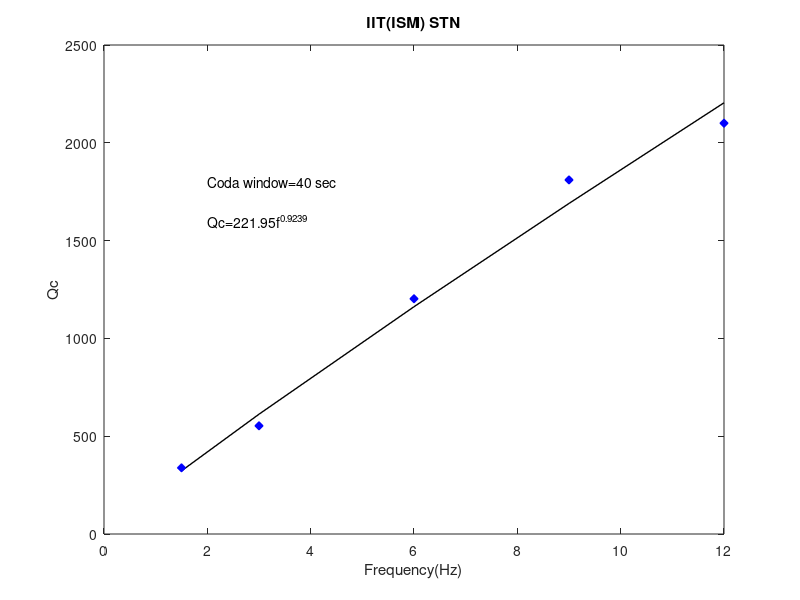
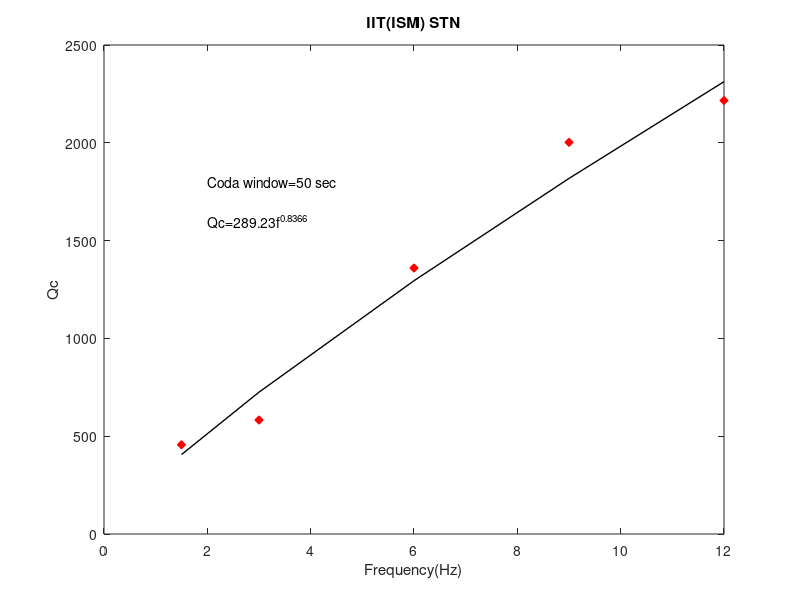
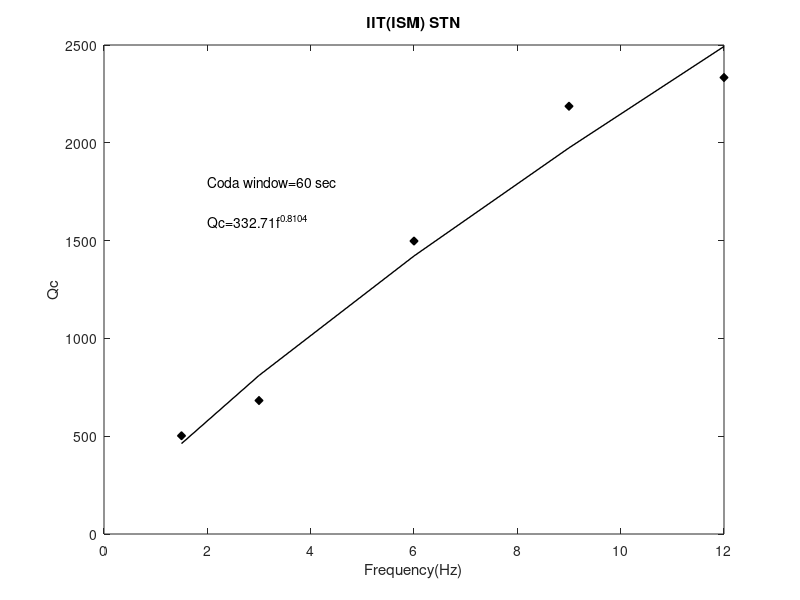
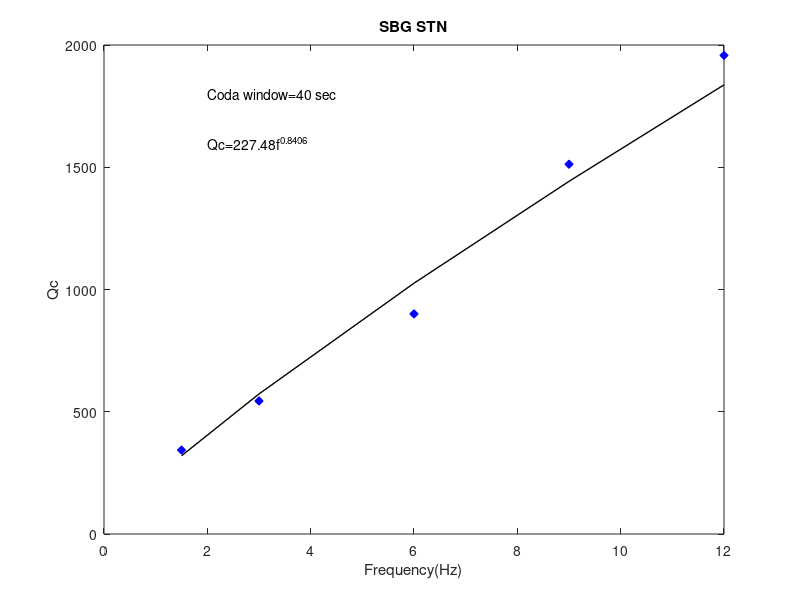

MATLAB code to generate these figures, in order: (Note: this script raises an error after producing the figures.)
% CODA-Qc MODEL 
% Using Single backscattering model and derived results
% 1. QC MODEL 2. EXTICTION DISTANCE (Le) 3. ANELASTIC ATTENUATION (gamma)
% 4. GROUND ACC. (A/A0)  5. COMPARISON OF 1/Q TO 
%%%%%%%%%%%%%%%%%%%%%%%%%%%%%%%%%%%%%%%%%%%%%%%%%%%%%%%%%%%%%%%%%%%%%%%%%%%
% INPUTS-:f,qc

% OUTPUTS-:
%%%%%%%%%%%%%%%%%%%%%%%%%%%%%%%%%%%%%%%%%%%%%%%%%%%%%%%%%%%%%%%%%%%%%%%%%%%
% by RASHID SHAMS (JUNE-2021), IIT(ISM)
%%%%%%%%%%%%%%%%%%%%%%%%%%%%%%%%%%%%%%%%%%%%%%%%%%%%%%%%%%%%%%%%%%%%%%%%%%%
%% Qc MODEL 
f=[1.5 3 6 9 12]';

% for ISM STN
% LAPSE TIME=40 SEC
q_ism40=[338.226 553.274 1202.83 1810.33 2100]';
q_ism50=[456.17 582.55 1359.67 2002.23 2216.34]';
q_ism60=[502.12 682.44 1497.65 2186.74 2333.75]';
% Power-law fit Qc=Qo*f^(n)
y_ism40=221.95.*f.^(0.9239);
y_ism50=289.23.*f.^(0.8366);
y_ism60=332.71.*f.^(0.8104);
% plot
f1=figure;
plot(f,y_ism40,'k','linewidth',1);hold on;
plot(f,q_ism40,'db','markerfacecolor','b');text(2,1800,'Coda window=40 sec');
title('IIT(ISM) STN');text(2,1600,'Qc=221.95f^{0.9239}');
xlabel('Frequency(Hz)');ylabel('Qc');set(gcf,'color','w');
f2=figure;
plot(f,y_ism50,'k','linewidth',1);hold on;
plot(f,q_ism50,'dr','markerfacecolor','r');text(2,1800,'Coda window=50 sec');
title('IIT(ISM) STN');text(2,1600,'Qc=289.23f^{0.8366}');
xlabel('Frequency(Hz)');ylabel('Qc');set(gcf,'color','w');
f3=figure;
plot(f,y_ism60,'k','linewidth',1);hold on;
plot(f,q_ism60,'dk','markerfacecolor','k');text(2,1800,'Coda window=60 sec');
title('IIT(ISM) STN');text(2,1600,'Qc=332.71f^{0.8104}');
xlabel('Frequency(Hz)');ylabel('Qc');
set(gcf,'color','w');

% for SBG stn
q_sbg40=[343.486 544.101 900.34 1512.23 1957.419]';
q_sbg50=[394.22 612.83 1111.78 1783.77 2028.56]';
q_sbg60=[475.35 752.41 1232.11 1864.25 2147.10]'; 
% Power-law fit Qc=Qo*f^(n)
y_sbg40=227.48.*f.^(0.8406);
y_sbg50=267.47.*f.^(0.8229);
y_sbg60=342.19.*f.^(0.7432);
% plot
f4=figure;
plot(f,y_sbg40,'k','linewidth',1);hold on;
plot(f,q_sbg40,'db','markerfacecolor','b');text(2,1800,'Coda window=40 sec');
title('SBG STN');text(2,1600,'Qc=227.48f^{0.8406}');
xlabel('Frequency(Hz)');ylabel('Qc');set(gcf,'color','w');
f5=figure;
plot(f,y_sbg50,'k','linewidth',1);hold on;
plot(f,q_sbg50,'dr','markerfacecolor','r');text(2,1800,'Coda window=50 sec');
title('SBG STN');text(2,1600,'Qc=267.47f^{0.8229}');
xlabel('Frequency(Hz)');ylabel('Qc');set(gcf,'color','w');
f6=figure;
plot(f,y_sbg60,'k','linewidth',1);hold on;
plot(f,q_sbg60,'dk','markerfacecolor','k');text(2,1800,'Coda window=60 sec');
title('SBG STN');text(2,1600,'Qc=342.19f^{0.7432}');
xlabel('Frequency(Hz)');ylabel('Qc');set(gcf,'color','w');

% for knti stn
   q_knti40=[333.256 451.01 1209.698 1523.858 1852.565]';
   q_knti50=[386.148 489.365 1456.969 1873.655 2016.34]';
   q_knti60=[452.120 559.440 1597.653 1986.740 2233.750]';
% Power-law fit Qc=Qo*f^(n)
y_knti40=211.29.*f.^(0.8507);
y_knti50=240.61.*f.^(0.7878);
y_knti60=278.11.*f.^(0.7160);   

% for nrs stn
  q_nrs40=[379.335 586.23 1025 1612.23 2057.419]';
  q_nrs50=[458.569 612.83 1211.898 1783.77 2128.56]';
  q_nrs60=[497.998 752.41 1432.11 1864.25 2247.10]';
% Power-law fit Qc=Qo*f^(n)
y_nrs40=253.85.*f.^(0.8242);
y_nrs50=302.88.*f.^(0.7808);
y_nrs60=356.28.*f.^(0.7483);

% for bok stn
  q_bok40=[296.499 456.01 1100.698 1223.858 1652.565]';
  q_bok50=[376.495 519.365 1356.969 1489.655 1893.34]';
  q_bok60=[452.12 569.44 1537.653 1656.74 2059.75]';
% Power-law fit Qc=Qo*f^(n)
y_bok40=202.89.*f.^(0.8492);
y_bok50=252.95.*f.^(0.7951);
y_bok60=301.07.*f.^(0.7200);
  
% for PTWR stn
  q_ptwr40=[312.499 486.01 1200.698 1423.858 1852.565]';
  q_ptwr50=[356.495 572.365 1456.969 1589.655 2093.34]';
  q_ptwr60=[472.12 619.44 1537.653 1656.74 2359.75]';
% Power-law fit Qc=Qo*f^(n)
y_ptwr40=287.33.*f.^(0.8273);
y_ptwr50=333.29.*f.^(0.7679);
y_ptwr60=376.07.*f.^(0.7000);

%% Q mean model

for i=1:length(q_ism40)
    q_mean40(i)=(q_ism40(i)+q_sbg40(i)+q_knti40(i)+q_nrs40(i)+q_bok40(i)+q_ptwr40(i))./6;
    q_mean50(i)=(q_ism50(i)+q_sbg50(i)+q_knti50(i)+q_nrs50(i)+q_bok50(i)+q_ptwr50(i))./6;
    q_mean60(i)=(q_ism60(i)+q_sbg60(i)+q_knti60(i)+q_nrs60(i)+q_bok60(i)+q_ptwr60(i))./6;
    q_mean_all(i)=(q_mean40(i)+q_mean50(i)+q_mean60(i))./3;
end

plot(f,q_mean40,'dr','markerfacecolor','r');hold on;
plot(f,221.25.*f.^(0.8704),'r');hold on;
plot(f,q_mean50,'db','markerfacecolor','b');hold on;
plot(f,267.67.*f.^(0.8399),'b');hold on;
plot(f,q_mean60,'dm','markerfacecolor','m');hold on;
plot(f,324.22.*f.^(0.7892),'m');hold on;
plot(f,q_mean_all,'dk','markerfacecolor','k');hold on;
plot(f,281.09.*f.^(0.7980),'k');hold on;
legend('Coda-window=40sec','Q_c=221.25f^(^0^.^8^7^0^)','Coda-window=50sec','Q_c=267.67f^(^0^.^8^3^9^)','Coda-window=60sec','Q_c=324.22f^(^0^.^7^8^9^)','Mean Q_c Model','Q_c=281.09f^(^0^.^7^9^8^)','location','northwest','fontweight','bold','fontsize',10);
set(gcf,'color','w');
xlabel('Frequency(Hz)','fontweight','bold','fontsize',10);
ylabel('Q_c','fontweight','bold','fontsize',10);

%% Dependency of 'n' on lapse time
lt=[40 50 60];
n_ism=[0.8939 0.8366 0.8104];
n_sbg=[0.8406 0.8229 0.7432];
n_knti=[0.8907 0.8678 0.8560];
n_nrs=[0.8242 0.7808 0.7483];
n_bok=[0.8492 0.7951 0.7200];
n_ptwr=[0.8273 0.7679 0.7000];

plot(lt,n_ism,'-r^','markerfacecolor','r');hold on;
plot(lt,n_sbg,'-b^','markerfacecolor','b');hold on;
plot(lt,n_knti,'-g^','markerfacecolor','g');hold on;
plot(lt,n_nrs,'-m^','markerfacecolor','m');hold on;
plot(lt,n_bok,'-k^','markerfacecolor','k');hold on;
plot(lt,n_ptwr,'-y^','markerfacecolor','y');hold on;
legend('IIT(ISM)','SBG','KNTI','NRS','BOK','PTWR');
xlabel('Lapse Time(or Coda-window)');ylabel('n value');
xticks([40 50 60]);
xticklabels({'40','50','60'})
set(gcf,'color','w');

%% EXTINCTION DISTANCE 
v=3.5; % v is the shear wave velocity for cnp region

% FOR ism stn data
le_ism40=v.*flip(y_ism40)/(2*pi);
le_ism50=v.*flip(y_ism50)/(2*pi);
le_ism60=v.*flip(y_ism60)/(2*pi);
% Plot
f7=figure;
plot(f,le_ism40,'o-b','markerfacecolor','b');hold on;
plot(f,le_ism50,'o-r','markerfacecolor','r');hold on;
plot(f,le_ism60,'o-k','markerfacecolor','k');set(gcf,'color','w');
legend('Lapse time=40s','Lapse Time=50s','Lapse Time=60s');
xlabel('Frequency(Hz)'); ylabel('Extinction Distance(Le)');


% for sbg stn data
le_sbg40=v.*flip(y_sbg40)/(2*pi);
le_sbg50=v.*flip(y_sbg50)/(2*pi);
le_sbg60=v.*flip(y_sbg60)/(2*pi);
% Plot
f8=figure;
plot(f,le_sbg40,'o-b','markerfacecolor','b');hold on;
plot(f,le_sbg50,'o-r','markerfacecolor','r');hold on;
plot(f,le_sbg60,'o-k','markerfacecolor','k');set(gcf,'color','w');
legend('Lapse time=40s','Lapse Time=50s','Lapse Time=60s');
xlabel('Frequency(Hz)'); ylabel('Extinction Distance(Le)');


%% ANEALSTIC ATTENUATION 
v=3.5;
% for ism data
for i=1:length(f)
    gamma_ism40(i)=pi*f(i)*v/(y_ism40(i));
    gamma_ism50(i)=pi*f(i)*v/(y_ism50(i));
    gamma_ism60(i)=pi*f(i)*v/(y_ism60(i));
end

% for sbg data
for i=1:length(f)
    gamma_sbg40(i)=pi*f(i)*v/(y_sbg40(i));
    gamma_sbg50(i)=pi*f(i)*v/(y_sbg50(i));
    gamma_sbg60(i)=pi*f(i)*v/(y_sbg60(i));
end

tiledlayout(2,1);
ax1=nexttile;
plot(ax1,f,gamma_ism40,'s-r','markerfacecolor','r');hold on;
plot(ax1,f,gamma_ism50,'s-b','markerfacecolor','b');hold on;
plot(ax1,f,gamma_ism60,'s-m','markerfacecolor','m');set(gcf,'color','w');
legend('Lapse time=40s','Lapse Time=50s','Lapse Time=60s','location','northwest');
xlabel('Central Frequency(Hz)');ylabel('Anelastic Attenuation');

ax2=nexttile;
plot(ax2,f,gamma_sbg40,'s-r','markerfacecolor','r');hold on;
plot(ax2,f,gamma_sbg50,'s-b','markerfacecolor','b');hold on;
plot(ax2,f,gamma_sbg60,'s-m','markerfacecolor','m');set(gcf,'color','w');
legend('Lapse time=40s','Lapse Time=50s','Lapse Time=60s','location','northwest');
xlabel('Central Frequency(Hz)');ylabel('Anelastic Attenuation');

%% GROUND ACC.
v=3.5;
x=[10 30 50 70 100 200 300];

% for ism stn data
for i=1:length(x)
    alpha40(i)=pi*1/(221.95.*1.^(0.9239)*v);
    acc_ism40(i)=exp(-(alpha40(i)*x(i)));
    alpha50(i)=pi*1/(289.23.*1.^(0.8366)*v);
    acc_ism50(i)=exp(-(alpha50(i)*x(i)));
    alpha60(i)=pi*1/(332.71.*1.^(0.8104)*v);
    acc_ism60(i)=exp(-(alpha60(i)*x(i)));
end

% for sbg stn data

for i=1:length(x)
    alpha40(i)=pi*1/(227.48.*1.^(0.8406)*v);
    acc_sbg40(i)=exp(-(alpha40(i)*x(i)));
     alpha50(i)=pi*1/(267.47.*1.^(0.8229)*v);
    acc_sbg50(i)=exp(-(alpha50(i)*x(i)));
     alpha60(i)=pi*1/(342.19.*1.^(0.7432)*v);
    acc_sbg60(i)=exp(-(alpha60(i)*x(i)));
end

% for knti stn data

for i=1:length(x)
    alpha40(i)=pi*1/(211.29.*1.^(0.8907)*v);
    acc_knti40(i)=exp(-(alpha40(i)*x(i)));
     alpha50(i)=pi*1/(240.61.*1.^(0.8678)*v);
    acc_knti50(i)=exp(-(alpha50(i)*x(i)));
     alpha60(i)=pi*1/(278.11.*1.^(0.8560)*v);
    acc_knti60(i)=exp(-(alpha60(i)*x(i)));
end

% for nrs stn data

for i=1:length(x)
    alpha40(i)=pi*1/(253.85.*1.^(0.8242)*v);
    acc_nrs40(i)=exp(-(alpha40(i)*x(i)));
     alpha50(i)=pi*1/(302.88.*1.^(0.7808)*v);
    acc_nrs50(i)=exp(-(alpha50(i)*x(i)));
     alpha60(i)=pi*1/(356.28.*1.^(0.7483)*v);
    acc_nrs60(i)=exp(-(alpha60(i)*x(i)));
end

% for bok stn data

for i=1:length(x)
    alpha40(i)=pi*1/(202.89.*1.^(0.8492)*v);
    acc_bok40(i)=exp(-(alpha40(i)*x(i)));
     alpha50(i)=pi*1/(252.95.*1.^(0.7951)*v);
    acc_bok50(i)=exp(-(alpha50(i)*x(i)));
     alpha60(i)=pi*1/(301.07.*1.^(0.72)*v);
    acc_bok60(i)=exp(-(alpha60(i)*x(i)));
end

% for ptwr stn data

for i=1:length(x)
    alpha40(i)=pi*1/(287.33.*1.^(0.8273)*v);
    acc_ptwr40(i)=exp(-(alpha40(i)*x(i)));
     alpha50(i)=pi*1/(333.29.*1.^(0.7679)*v);
    acc_ptwr50(i)=exp(-(alpha50(i)*x(i)));
     alpha60(i)=pi*1/(376.07.*1.^(0.70)*v);
    acc_ptwr60(i)=exp(-(alpha60(i)*x(i)));
end

subplot(3, 4, [1 2])
plot(x,acc_ism40,'o-r','markerfacecolor','r');hold on;
plot(x,acc_ism50,'o-b','markerfacecolor','b');hold on;
plot(x,acc_ism60,'o-m','markerfacecolor','m');
set(gcf,'color','w');text(100,1,'IIT(ISM)');
xlabel('Distance (Km)');ylabel('A/A_o in g');
legend('Lapse time=40s','Lapse Time=50s','Lapse Time=60s');

subplot(3, 4, [3 4])
plot(x,acc_sbg40,'o-r','markerfacecolor','r');hold on;
plot(x,acc_sbg50,'o-b','markerfacecolor','b');hold on;
plot(x,acc_sbg60,'o-m','markerfacecolor','m');
set(gcf,'color','w');text(100,1,'SBG');
xlabel('Distance (Km)');
legend('Lapse time=40s','Lapse Time=50s','Lapse Time=60s');

subplot(3, 4, [5 6])
plot(x,acc_knti40,'o-r','markerfacecolor','r');hold on;
plot(x,acc_knti50,'o-b','markerfacecolor','b');hold on;
plot(x,acc_knti60,'o-m','markerfacecolor','m');
set(gcf,'color','w');text(100,1,'KNTI');
xlabel('Distance (Km)');ylabel('A/A_o in g');
legend('Lapse time=40s','Lapse Time=50s','Lapse Time=60s');

subplot(3, 4, [7 8])
plot(x,acc_nrs40,'o-r','markerfacecolor','r');hold on;
plot(x,acc_nrs50,'o-b','markerfacecolor','b');hold on;
plot(x,acc_nrs60,'o-m','markerfacecolor','m');
set(gcf,'color','w');text(100,1,'NRS');
xlabel('Distance (Km)');
legend('Lapse time=40s','Lapse Time=50s','Lapse Time=60s');

subplot(3, 4, [9 10])
plot(x,acc_bok40,'o-r','markerfacecolor','r');hold on;
plot(x,acc_bok50,'o-b','markerfacecolor','b');hold on;
plot(x,acc_bok60,'o-m','markerfacecolor','m');
set(gcf,'color','w');text(100,1,'BOK');
xlabel('Distance (Km)');ylabel('A/A_o in g');
legend('Lapse time=40s','Lapse Time=50s','Lapse Time=60s');

subplot(3, 4, [11 12])
plot(x,acc_bok40,'o-r','markerfacecolor','r');hold on;
plot(x,acc_bok50,'o-b','markerfacecolor','b');hold on;
plot(x,acc_bok60,'o-m','markerfacecolor','m');
set(gcf,'color','w');text(100,1,'PTWR');
xlabel('Distance (Km)');
legend('Lapse time=40s','Lapse Time=50s','Lapse Time=60s');



%% calculation of A/A0 peak normalized amplitude at grid points

% Calculation of distance from stn to all grif points
v=3.8;
for i =1:length(lat)
    x(i)=deg2km(distance(lat(i),long(i),25.2381,87.6454));
end 
x=x';
% Calculation of A/A0 for each grid pt.

% for ism stn
%alpha40=pi*1/(221.95.*1.^(0.9239)*v);
%alpha50=pi*1/(289.23.*1.^(0.8366)*v);
%alpha60=pi*1/(332.71.*1.^(0.8104)*v);
% for sbg data
alpha40=pi*1/(227.48.*1.^(0.8406)*v);
alpha50=pi*1/(267.47.*1.^(0.8229)*v);
alpha60=pi*1/(342.19.*1.^(0.7432)*v);

for i=1:length(x)
    amp40(i)=exp(-(alpha40*x(i)));
    amp50(i)=exp(-(alpha50*x(i)));
    amp60(i)=exp(-(alpha60*x(i)));
end

%%

subplot(3, 4, [1 2])
plot(f,q_ism40,'dr','markerfacecolor','r'); hold on;
plot(f,y_ism40,'k');hold on;
plot(f,q_ism50,'db','markerfacecolor','b');hold on; 
plot(f,y_ism50,'k');hold on;
plot(f,q_sbg60,'dm','markerfacecolor','m'); hold on;
plot(f,y_sbg60,'k');
xlabel('Central Frequency(f_c)');ylabel('Q_c value');
legend('Coda Window=40s');

subplot(3, 4, [3 4])
plot(f,q_sbg40,'dr','markerfacecolor','r');hold on; 
plot(f,y_sbg40,'k');hold on;
plot(f,q_sbg50,'db','markerfacecolor','b');hold on; 
plot(f,y_sbg50,'k');hold on;
plot(f,q_sbg60,'dm','markerfacecolor','m'); hold on;
plot(f,y_sbg60,'k');
xlabel('Central Frequency(f_c)');legend('Coda Window=50s');

subplot(3, 4, [5 6])
plot(f,q_knti40,'dr','markerfacecolor','r'); hold on;
plot(f,y_knti40,'k');hold on;
plot(f,q_knti50,'db','markerfacecolor','b'); hold on;
plot(f,y_knti50,'k');hold on;
plot(f,q_knti60,'dm','markerfacecolor','m'); hold on;
plot(f,y_knti60,'k');hold on;
xlabel('Central Frequency(f_c)');ylabel('Q_c value');legend('Coda Window=60s');

subplot(3, 4, [7 8])
plot(f,q_nrs40,'dr','markerfacecolor','r'); hold on;
plot(f,y_nrs40,'k');hold on;
plot(f,q_nrs50,'db','markerfacecolor','b'); hold on;
plot(f,y_nrs50,'k');hold on;
plot(f,q_nrs60,'dm','markerfacecolor','m'); hold on;
plot(f,y_nrs60,'k');hold on;
xlabel('Central Frequency(f_c)');ylabel('Q_c value');legend('Coda Window=60s');

subplot(3, 4, [9 10])
plot(f,q_bok40,'dr','markerfacecolor','r'); hold on;
plot(f,y_bok40,'k');hold on;
plot(f,q_bok50,'db','markerfacecolor','b'); hold on;
plot(f,y_bok50,'k');hold on;
plot(f,q_bok60,'dm','markerfacecolor','m'); hold on;
plot(f,y_bok60,'k');hold on;
xlabel('Central Frequency(f_c)');ylabel('Q_c value');legend('Coda Window=60s');


subplot(3, 4, [11 12])
plot(f,q_ptwr40,'dr','markerfacecolor','r'); hold on;
plot(f,y_ptwr40,'k');hold on;
plot(f,q_ptwr50,'db','markerfacecolor','b'); hold on;
plot(f,y_ptwr50,'k');hold on;
plot(f,q_ptwr60,'dm','markerfacecolor','m'); hold on;
plot(f,y_ptwr60,'k');hold on;
xlabel('Central Frequency(f_c)');ylabel('Q_c value');legend('Coda Window=60s');

set(gcf,'color','w');
 
 %% comparison of Qc values
 f=[1.5,3,6,9,12];
 
 % INDIAN REGIONS
 % ECNP
 qc1=280.09.*f.^(0.80);
 % INDIAN SHIELD
 qc2=800.*f.^(0.42);
 %kachchh
 qc3=194.*f.^(0.9);
 % Jabalpur region
 qc4=339.*f.^(0.73);
 % northeast
 qc5=86.*f.^(1.02);
 %nw himalayas
 qc6=158.*f.^(1.05);
 % central india
 qc7=332.*f.^(0.59);
 
 % FOREIGN REGIONS
 % canadian shield
 qc8=900.*f.^(0.2);
 % Eastern canada
 qc9=1100.*f.^(0.19);
 % eastern us 
 qc10=800.*f.^(0.32);
 % central iran
 qc11=53.*f.^(1.02);
 % Dead sea
 qc12=65.*f.^(1.05);
 % Fruili,Italy
 qc13=80.*f.^(1.1);
 
 figure;
 plot(f,qc1,'-*k',f,qc2,'-kd',f,qc3,'-ys',f,qc4,'-+b',f,qc5,'-.+m',f,qc6,'-.*g',f,qc7,'-bd','linewidth',1);hold on;
 plot(f,qc8,'-+k',f,qc9,'-rd',f,qc10,'-gs',f,qc11,'-*b',f,qc12,'-+m',f,qc13,'-+c','linewidth',1);
% set(gca, 'YScale', 'log');
% set(gca, 'XScale', 'log');
 
 set(gcf,'color','w');
 
 h=legend('Present study','Indian Sheild(Singh et al.(2004))','Kachchh(Biswas et al.(2014)','Jabalpur Region(Singh et al.(1999)','North-East India(Gupta and Kumar(2002))','N-W Himalayas(Kumar et al. (2005))','Central India(Mandal et al. (2013))','Canadian Shield(Hasegawa (1985))','Eastern Canada(Chun et al. (1987))','Eastern U.S.(Gupta and McLaughin (1987))','Central Iran(Ma’hood et al. (2009))','Dead Sea(Van Eck (1988))','Fruili,Italy(Rovelli (1982))','Location','southoutside');
 xticks([1.5 3 6 9 12]);
 xticklabels({'1.5','3','6','9',12'});
 
 
%% CONTOUR PLOTs for Q variation with coda-window and central frequencies(fc)

lt=[40 50 60];
fc=[1.5 3 6 9 12];


% for iit(ism) stn
   q_ism40=[338.226 553.274 1202.83 1810.33 2100]';
   q_ism50=[456.17 582.55 1359.67 2002.23 2216.34]';
   q_ism60=[502.12 682.44 1497.65 2186.74 2333.75]';
   Z_ism=[q_ism40 q_ism50 q_ism60];

 % for sbg stn
   q_sbg40=[343.486 544.101 900.34 1512.23 1957.419]';
   q_sbg50=[394.22 612.83 1111.78 1783.77 2028.56]';
   q_sbg60=[475.35 752.41 1232.11 1864.25 2147.10]';
   Z_sbg=[q_sbg40 q_sbg50 q_sbg60];
   
% for knti stn
   q_knti40=[333.256 451.01 1209.698 1523.858 1852.565]';
   q_knti50=[386.148 489.365 1456.969 1873.655 2016.34]';
   q_knti60=[452.120 559.440 1597.653 1986.740 2233.750]';
   Z_knti=[q_knti40 q_knti50 q_knti60];

% for nrs stn
  q_nrs40=[379.335 586.23 1025 1612.23 2057.419]';
  q_nrs50=[458.569 612.83 1211.898 1783.77 2128.56]';
  q_nrs60=[497.998 752.41 1432.11 1864.25 2247.10]';
  Z_nrs=[q_nrs40 q_nrs50 q_nrs60];

% for bok stn
  q_bok40=[296.499 456.01 1100.698 1223.858 1652.565]';
  q_bok50=[376.495 519.365 1356.969 1489.655 1893.34]';
  q_bok60=[452.12 569.44 1537.653 1656.74 2059.75]';
  Z_bok=[q_bok40 q_bok50 q_bok60];
  
% for PTWR stn
  q_ptwr40=[312.499 486.01 1200.698 1423.858 1852.565]';
  q_ptwr50=[356.495 572.365 1456.969 1589.655 2093.34]';
  q_ptwr60=[472.12 619.44 1537.653 1656.74 2359.75]';
  Z_ptwr=[q_ptwr40 q_ptwr50 q_ptwr60];


   subplot(3, 4, [1 2])
   colormap(jet);
   contourf(lt,fc,Z_ism);
   xticks([40 50 60]);
   xticklabels({'40','50','60'})
   yticks([1.5 3 6 9 12]);
   yticklabels({'1.5','3','6','9','12'});
   xlabel('Coda-window(sec)');ylabel('f_c(Hz)');
   
   subplot(3, 4, [3 4])
   colormap(jet);
   contourf(lt,fc,Z_sbg);
   xticks([40 50 60]);
   xticklabels({'40','50','60'})
   yticks([1.5 3 6 9 12]);
   yticklabels({'1.5','3','6','9','12'});
   xlabel('Coda-window(sec)');
   
   subplot(3, 4, [5 6])
   colormap(jet);
   contourf(lt,fc,Z_knti);
   xticks([40 50 60]);
   xticklabels({'40','50','60'})
   yticks([1.5 3 6 9 12]);
   yticklabels({'1.5','3','6','9','12'});
   xlabel('Coda-window(sec)');ylabel('f_c(Hz)');
   
   subplot(3, 4, [7 8])
   colormap(jet);
   contourf(lt,fc,Z_nrs);
   xticks([40 50 60]);
   xticklabels({'40','50','60'})
   yticks([1.5 3 6 9 12]);
   yticklabels({'1.5','3','6','9','12'});
   xlabel('Coda-window(sec)')
   
   subplot(3, 4, [9 10])
   colormap(jet);
   contourf(lt,fc,Z_bok);
   xticks([40 50 60]);
   xticklabels({'40','50','60'})
   yticks([1.5 3 6 9 12]);
   yticklabels({'1.5','3','6','9','12'});
   xlabel('Coda-window(sec)');ylabel('f_c(Hz)');
   
   subplot(3, 4, [11 12])
   colormap(jet);
   contourf(lt,fc,Z_ptwr);
   xticks([40 50 60]);
   xticklabels({'40','50','60'})
   yticks([1.5 3 6 9 12]);
   yticklabels({'1.5','3','6','9','12'});
   xlabel('Coda-window(sec)');

   set(gcf,'color','w');




%%
f=[1.5 3 6 9 12];
le_ism40=[90.77 85.43 83.12 82.26 81.76];
le_ism50=[106.37 93.86 86.35 84.23 82.16];
le_ism60=[115.23 96.56 88.23 86.1 84.23];
le_sbg40=[87.77 84.43 82.32 81.16 80.26];
le_sbg50=[102.37 91.86 84.35 83.23 82.16];
le_sbg60=[112.23 92.56 86.23 85.1 82.23];
le_knti40=[97.77 88.43 85.12 82.26 79.76];
le_knti50=[105.37 91.86 87.35 83.23 81.16];
le_knti60=[111.23 95.56 89.23 84.1 82.23];
le_nrs40=[92.77 85.43 82.32 80.16 79.26];
le_nrs50=[98.37 89.86 85.35 82.23 81.16];
le_nrs60=[105.23 91.56 86.23 83.1 82.23];
le_bok40=[85.77 82.43 81.12 80.26 80.15];
le_bok50=[101.37 90.86 86.35 81.23 81.16];
le_bok60=[119.23 98.56 89.23 83.1 82.23];
le_ptwr40=[93.77 85.43 82.32 81.26 81.16];
le_ptwr50=[100.37 93.86 86.35 82.23 82.16];
le_ptwr60=[113.23 99.56 88.23 85.1 83.23];

subplot(3, 4, [1 2])
plot(f,le_ism40,'.-r','markerfacecolor','r','markersize',20); hold on;
plot(f,le_ism50,'.-b','markerfacecolor','b','markersize',20);hold on; 
plot(f,le_ism60,'.-m','markerfacecolor','m','markersize',20); hold on;
xlabel('f_c');ylabel('L_E');
legend('Coda Window=40s','Coda Window=50s','Coda Window=60s');

subplot(3, 4, [3 4])
plot(f,le_sbg40,'.-r','markerfacecolor','r','markersize',20);hold on; 
plot(f,le_sbg50,'.-b','markerfacecolor','b','markersize',20);hold on; 
plot(f,le_sbg60,'.-m','markerfacecolor','m','markersize',20); hold on;
xlabel('f_c');
legend('Coda Window=40s','Coda Window=50s','Coda Window=60s');

subplot(3, 4, [5 6])
plot(f,le_knti40,'.-r','markerfacecolor','r','markersize',20); hold on;
plot(f,le_knti50,'.-b','markerfacecolor','b','markersize',20); hold on;
plot(f,le_knti60,'.-m','markerfacecolor','m','markersize',20); hold on;
xlabel('f_c');ylabel('L_E');
legend('Coda Window=40s','Coda Window=50s','Coda Window=60s');

subplot(3, 4, [7 8])
plot(f,le_nrs40,'.-r','markerfacecolor','r','markersize',20); hold on;
plot(f,le_nrs50,'.-b','markerfacecolor','b','markersize',20); hold on;
plot(f,le_nrs60,'.-m','markerfacecolor','m','markersize',20); hold on;
xlabel('f_c');
legend('Coda Window=40s','Coda Window=50s','Coda Window=60s');

subplot(3, 4, [9 10])
plot(f,le_bok40,'.-r','markerfacecolor','r','markersize',20); hold on;
plot(f,le_bok50,'.-b','markerfacecolor','b','markersize',20); hold on;
plot(f,le_bok60,'.-m','markerfacecolor','m','markersize',20); hold on;
xlabel('f_c');ylabel('L_E');
legend('Coda Window=40s','Coda Window=50s','Coda Window=60s');

subplot(3, 4, [11 12])
plot(f,le_ptwr40,'.-r','markerfacecolor','r','markersize',20); hold on;
plot(f,le_ptwr50,'.-b','markerfacecolor','b','markersize',20); hold on;
plot(f,le_ptwr60,'.-m','markerfacecolor','m','markersize',20); hold on;
xlabel('f_c');
legend('Coda Window=40s','Coda Window=50s','Coda Window=60s');

set(gcf,'color','w');
